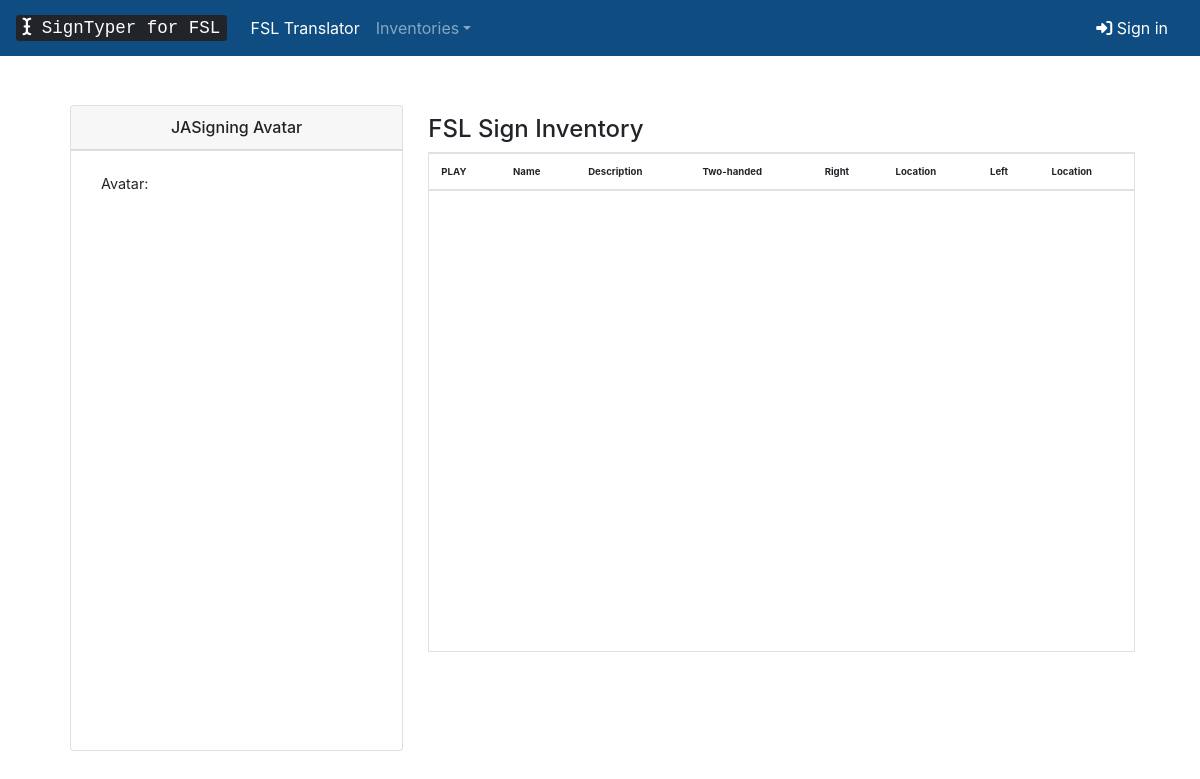
The page /signs/ on the database as committed earlier.
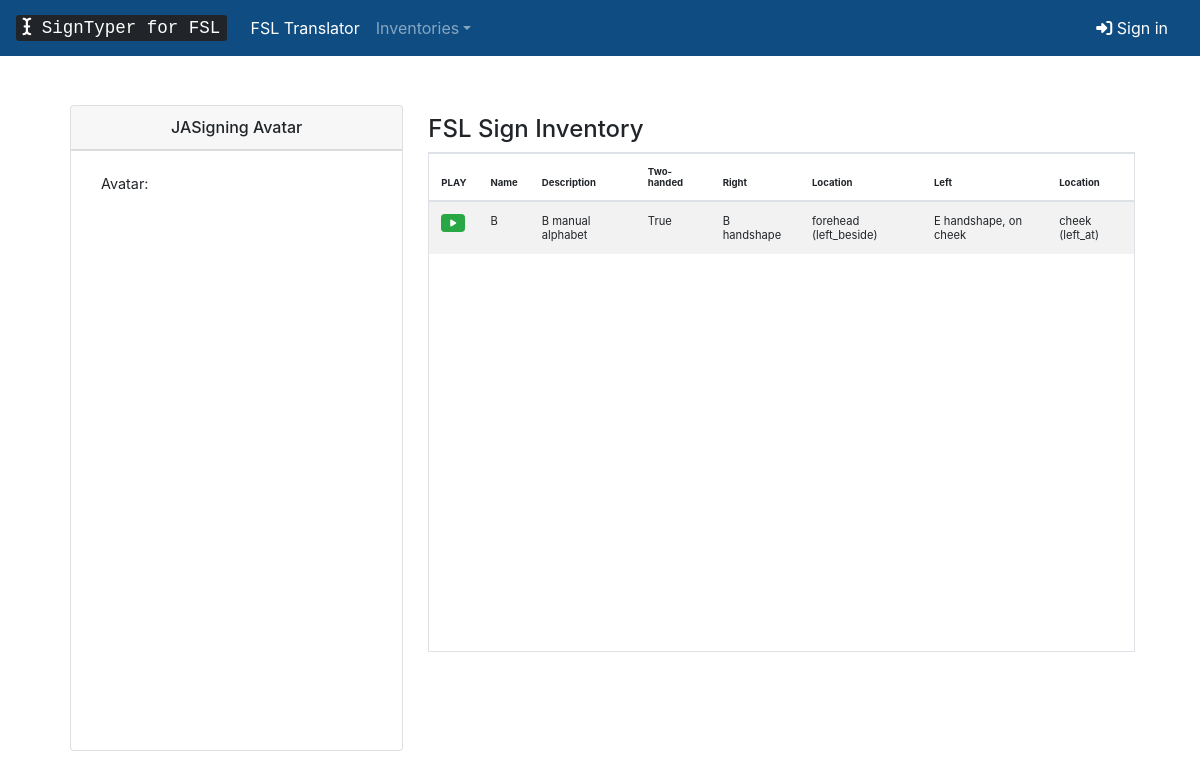
The same page on the database as committed later.
### inventory/models.py (models this page shows, shortened)
class Sign(models.Model):
	name = models.CharField(max_length=200, verbose_name='Name')
	description = models.TextField(verbose_name='Description')
	twohanded = models.BooleanField(default=False)
	hs = models.ForeignKey(Handshape, default=1, verbose_name="Right Handshape", on_delete=models.SET_DEFAULT, related_name='rhs_sign_set')
	lhs = models.ForeignKey(Handshape, default=1, verbose_name="Left Handshape", on_delete=models.SET_DEFAULT, related_name='lhs_sign_set')
	efd = models.CharField(max_length=5, verbose_name='Right External Finger Direction', default='')
	lefd = models.CharField(max_length=5, verbose_name='Left External Finger Direction', default='')
	ori = models.CharField(max_length=5, verbose_name='Right Palm Orientation', default='')
	lori = models.CharField(max_length=5, verbose_name='Left Palm Orientation', default='')
	loc = models.CharField(max_length=20, verbose_name='Right Hand Location', default='')
	contact = models.CharField(max_length=20, verbose_name='Right Hand Location Contact', default='')
	side = models.CharField(max_length=20, verbose_name='Right Hand Location Side', default='')
	lloc = models.CharField(max_length=20, verbose_name='Left Hand Location', default='')
	lcontact = models.CharField(max_length=20, verbose_name='Left Hand Location Contact', default='')
	lside = models.CharField(max_length=20, verbose_name='Left Hand Location Side', default='')
	sigml = models.TextField(default="<sigml></sigml>")
	class Meta:
		ordering = ['name']
	def sigmlfy(self):
		sigml = ET.Element('sigml')
		hamgestural_sign = ET.SubElement(sigml,'hamgestural_sign')
		sign_manual = ET.SubElement(hamgestural_sign, 'sign_manual')
		if self.twohanded:
			split_handconfig = ET.SubElement(sign_manual, 'split_handconfig')
			r_handconfig = ET.SubElement(split_handconfig, 'handconfig')
			self.hs.createHGSTree(r_handconfig)
			r_handconfig.set('extfidir', self.efd)
			r_handconfig.set('palmor', self.ori)
			l_handconfig = ET.SubElement(split_handconfig, 'handconfig')
			self.lhs.createHGSTree(l_handconfig)
			l_handconfig.set('extfidir', self.lefd)
			l_handconfig.set('palmor', self.lori)
			split_location = ET.SubElement(sign_manual, 'split_location')
			r_location = ET.SubElement(split_location,'location_bodyarm')
			r_location.set('location',self.loc)
			r_location.set('contact',self.contact)
			r_location.set('side',self.side)
			l_location = ET.SubElement(split_location,'location_bodyarm')
			l_location.set('location',self.lloc)
			l_location.set('contact',self.lcontact)
			l_location.set('side',self.lside)
		dataStr = ET.tostring(sigml, encoding='unicode')
		return dataStr;

class Handshape(models.Model):
	name = models.CharField(max_length=200, verbose_name='Name')
	description = models.TextField(verbose_name='Description')
	created_date = models.DateTimeField(default=timezone.now, verbose_name='Date')
	handshape = models.CharField(max_length=20, verbose_name='Handshape', default="None")
	thumbpos = models.CharField(max_length=20, verbose_name='Thumb Position', default="None")
	specialfingers = models.CharField(max_length=20, verbose_name='Special Fingers', default="None")
	mainbend = models.CharField(max_length=20, verbose_name='Main Bend', default="None")
	bend1_1 = models.FloatField(default=0)
	bend1_2 = models.FloatField(default=0)
	bend1_3 = models.FloatField(default=0)
	bend1_4 = models.FloatField(default=0)
	bend1_5 = models.FloatField(default=0)
	bend2_1 = models.FloatField(default=0)
	bend2_2 = models.FloatField(default=0)
	bend2_3 = models.FloatField(default=0)
	bend2_4 = models.FloatField(default=0)
	bend3_1 = models.FloatField(default=0)
	bend3_2 = models.FloatField(default=0)
	bend3_3 = models.FloatField(default=0)
	bend3_4 = models.FloatField(default=0)
	bend4_1 = models.FloatField(default=0)
	bend4_2 = models.FloatField(default=0)
	bend4_3 = models.FloatField(default=0)
	bend4_4 = models.FloatField(default=0)
	bend5_1 = models.FloatField(default=0)
	bend5_2 = models.FloatField(default=0)
	bend5_3 = models.FloatField(default=0)
	bend5_4 = models.FloatField(default=0)
	sigml = models.TextField(default="<sigml></sigml>")
	class Meta:
		ordering = ['name']
	def createHGSTree(self, handconfig):
		if self.handshape != "None":
			handconfig.set('handshape', self.handshape)
		if self.thumbpos != "None":
			handconfig.set('thumbpos', self.thumbpos)
		if self.specialfingers != "":
			handconfig.set('specialfingers', self.specialfingers)
		if self.mainbend != "None":
			handconfig.set('mainbend', self.mainbend)
		bend1Str = str(self.bend1_1) + " " + str(self.bend1_2) + " " + str(self.bend1_3) + " " + str(self.bend1_4) + " " + str(self.bend1_5)
		bend2Str = str(self.bend2_1) + " " + str(self.bend2_2) + " " + str(self.bend2_3) + " " + str(self.bend2_4)
		bend3Str = str(self.bend3_1) + " " + str(self.bend3_2) + " " + str(self.bend3_3) + " " + str(self.bend3_4)
		bend4Str = str(self.bend4_1) + " " + str(self.bend4_2) + " " + str(self.bend4_3)+ " " + str(self.bend4_4)
		bend5Str = str(self.bend5_1) + " " + str(self.bend5_2) + " " + str(self.bend5_3) + " " + str(self.bend5_4)
		if bend1Str != "0.0 0.0 0.0 0.0 0.0" and bend1Str != "0 0 0 0 0":
			handconfig.set('bend1', bend1Str)
		if bend2Str	!= "0.0 0.0 0.0 0.0" and bend2Str != "0 0 0 0":
			handconfig.set('bend2', bend2Str)
		if bend3Str != "0.0 0.0 0.0 0.0" and bend3Str != "0 0 0 0":
			handconfig.set('bend3', bend3Str)
		if bend4Str != "0.0 0.0 0.0 0.0" and bend4Str != "0 0 0 0":
			handconfig.set('bend4', bend4Str)
		if bend5Str != "0.0 0.0 0.0 0.0" and bend5Str != "0 0 0 0":
			handconfig.set('bend5', bend5Str)

### inventory/views.py (the view)
# urls.py: path('signs/', views.sign_list, name='sign_list'),
def sign_list(request):
	signs = Sign.objects.all()
	context = {'signs' : signs}
	return render(request, 'inventory/sign_list.html', context)

### inventory/templates/inventory/sign_list.html (shortened to what this page needs)
{% extends 'inventory/base.html' %}
{% block content %}
			<div class="row" style="padding: 20px;">
				<div class="col col-lg-4">
					<div class="card text-center">
						<h6 class="card-header">JASigning Avatar</h6>
						<div style="height: 600px;">
							<div class="card-footer bg-transparent">
								<div style="display: flex; align-items: center; justify-content: center; padding: 10px;">
										Avatar:
									</div>
							</div>
						</div>
					</div>
				</div>
				<div class="col col-lg" style="padding:10px;">
					<h4>FSL Sign Inventory</h4>
					<div class="border" style="height:500px;overflow-y: scroll;">
						<table class="table table-striped">
						<thead style="font-size: 0.6rem;">
							<tr>
								<th scope="col">PLAY</th>
								<th scope="col">Name</th>
								<th scope="col">Description</th>
								<th scope="col">Two-handed</th>
								<th scope="col">Right</th>
								<th scope="col">Location</th>
								<th scope="col">Left</th>
								<th scope="col">Location</th>
							</tr>
						</thead>
						<tbody>
							{% for sign in signs %}
							<tr>
								<td><button class="btn btn-sm btn-success" style="font-size: 0.5rem;" onclick="writesigml('{{ sign.sigmlfy }}');"><i class="fas fa-play"></i></button></td>
								<td>{{ sign.name }}</td>
								<td>{{ sign.description }}</td>
								<td>{{ sign.twohanded }}</td>
								<td>{{ sign.hs.name }} handshape</td>
								<td>{% if sign.loc == ' ' %} neutral space {% else %} {{ sign.loc }} {% endif %} ({{ sign.side }})</td>
								<td>
									{% if sign.twohanded %}
									{{ sign.lhs.name }} handshape, on {% if sign.lloc == ' ' %} neutral space {% else %} {{ sign.lloc }} {% endif %}
									{% endif %}
								</td>
								<td>{% if sign.lloc == ' ' %} neutral space {% else %} {{ sign.lloc }} {% endif %} ({{ sign.lside }})</td>
							</tr>
							{% endfor %}
						</tbody>
						</table>
					</div>
				</div>
			</div>
{% endblock %}

Rows that differ between the two databases and show on the page:
added Sign: name "B", description "B manual alphabet", twohanded "True", hs.name "B", loc "forehead", side "left_beside", lhs.name "E", lloc "cheek", lside "left_at"
